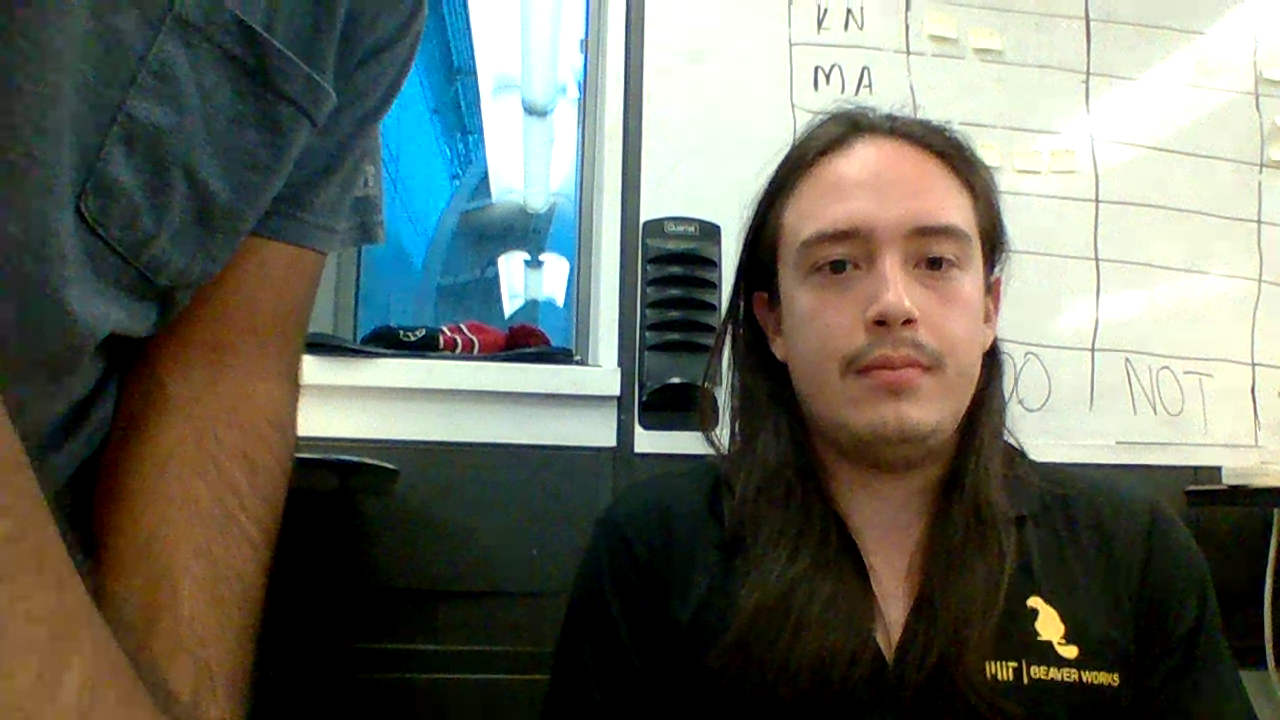
#> input picture src/uber/cruz.png, 1280 x 720 px
$ python face2.py
#> lines starting #> are read from the running program, lines starting #| are printed output that depends on the picture
#!/usr/bin/env python

import rospy
import numpy as np
import cv2


img = cv2.imread('cruz.png')
#> img is the input picture: shape (720, 1280, 3); mean B, G, R 96.2, 106.7, 103.4
gray_img = cv2.cvtColor(img, cv2.COLOR_BGR2GRAY)
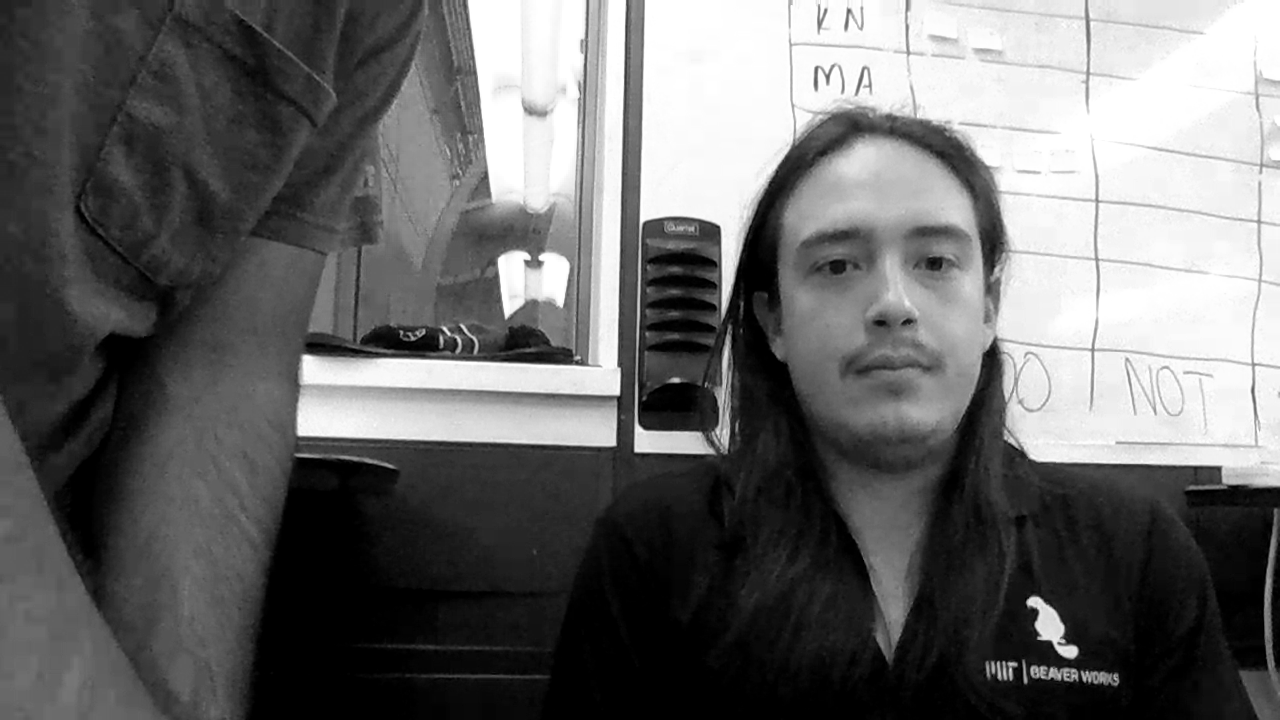
#> gray_img: shape (720, 1280); min 0, max 255, mean 104.5

#> (the run stopped early here; a loop or call above may not have finished)
